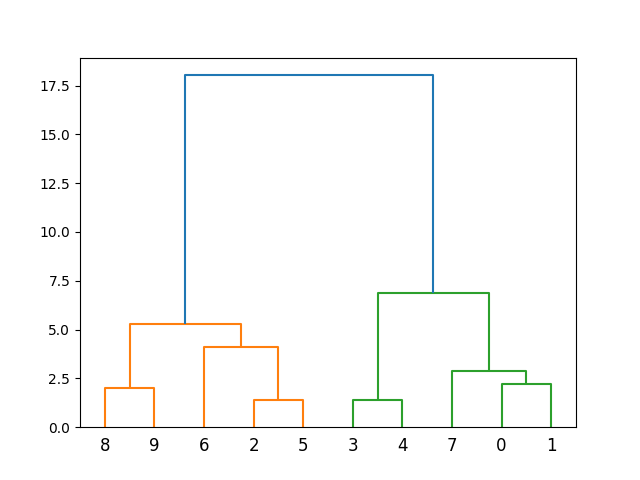

This chart was generated by the following Python code:
# W3Schools, Python Machine Learning, Hierarchical Clustering
import numpy as np
import matplotlib.pyplot as plt
from scipy.cluster.hierarchy import dendrogram, linkage

x = [4, 5, 10, 4, 3, 11, 14 , 6, 10, 12]
y = [21, 19, 24, 17, 16, 25, 24, 22, 21, 21]

data = list(zip(x, y))

linkage_data = linkage(data, method='ward', metric='euclidean')
dendrogram(linkage_data)

plt.show()
